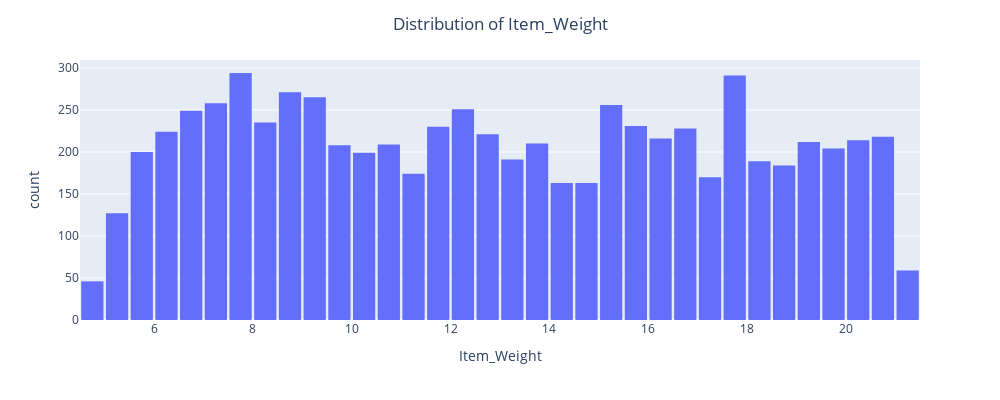
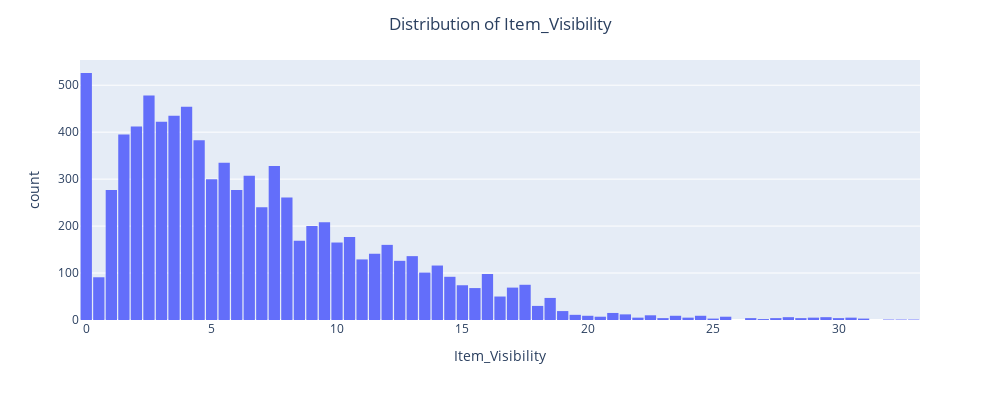
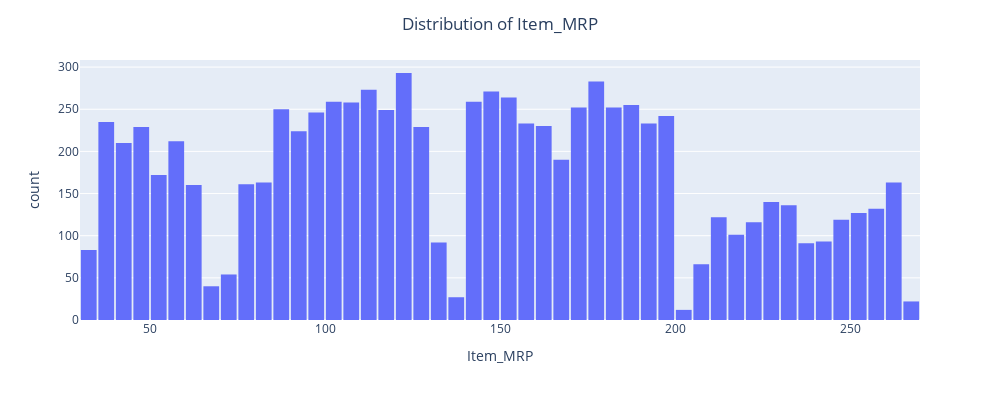
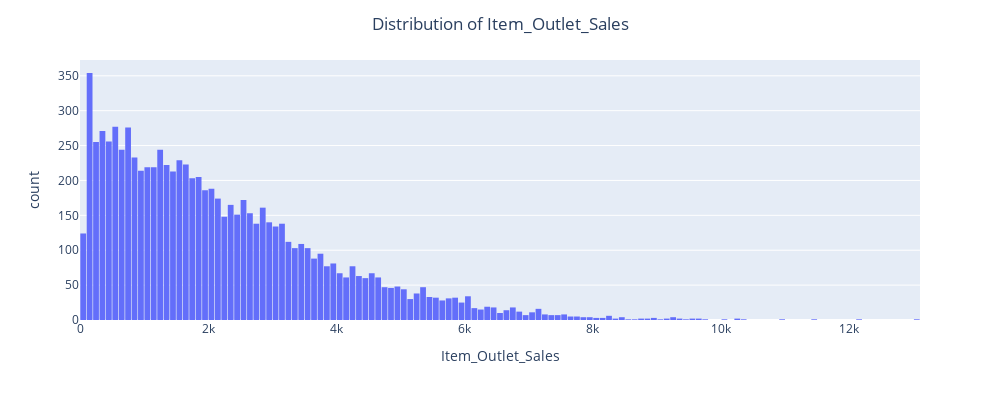

The notebook cell these images were saved under, in order:
### Code cell
for cols in num_cols:
    # Overall
    print(data[cols].describe())
    
    # Hist plot
    fig = px.histogram(data, 
                       x=cols)
    fig.update_layout(bargap=0.1,
                      title=dict(text='Distribution of {}'.format(cols),
                                 x=0.5),
                     height=400,
                     width=1000)
    fig.show()

### Figure 1 — Plotly figure (JSON) as saved in the notebook; plotly's stock layout.template omitted (floating-point values rounded to 4 significant figures; data arrays with more than 128 entries replaced by an {"elided": "..."} marker saying what was removed)
{"data": [{"alignmentgroup": "True", "bingroup": "x", "hovertemplate": "Item_Weight=%{x}<br>count=%{y}<extra></extra>", "legendgroup": "", "marker": {"color": "#636efa"}, "name": "", "offsetgroup": "", "orientation": "v", "showlegend": false, "type": "histogram", "x": {"elided": "8523 float values"}, "xaxis": "x", "yaxis": "y"}], "layout": {"bargap": 0.1, "barmode": "relative", "height": 400, "legend": {"tracegroupgap": 0}, "margin": {"t": 60}, "title": {"text": "Distribution of Item_Weight", "x": 0.5}, "width": 1000, "xaxis": {"anchor": "y", "domain": [0, 1], "title": {"text": "Item_Weight"}}, "yaxis": {"anchor": "x", "domain": [0, 1], "title": {"text": "count"}}}}

### Figure 2 — Plotly figure (JSON) as saved in the notebook; plotly's stock layout.template omitted (floating-point values rounded to 4 significant figures; data arrays with more than 128 entries replaced by an {"elided": "..."} marker saying what was removed)
{"data": [{"alignmentgroup": "True", "bingroup": "x", "hovertemplate": "Item_Visibility=%{x}<br>count=%{y}<extra></extra>", "legendgroup": "", "marker": {"color": "#636efa"}, "name": "", "offsetgroup": "", "orientation": "v", "showlegend": false, "type": "histogram", "x": {"elided": "8523 float values"}, "xaxis": "x", "yaxis": "y"}], "layout": {"bargap": 0.1, "barmode": "relative", "height": 400, "legend": {"tracegroupgap": 0}, "margin": {"t": 60}, "title": {"text": "Distribution of Item_Visibility", "x": 0.5}, "width": 1000, "xaxis": {"anchor": "y", "domain": [0, 1], "title": {"text": "Item_Visibility"}}, "yaxis": {"anchor": "x", "domain": [0, 1], "title": {"text": "count"}}}}

### Figure 3 — Plotly figure (JSON) as saved in the notebook; plotly's stock layout.template omitted (floating-point values rounded to 4 significant figures; data arrays with more than 128 entries replaced by an {"elided": "..."} marker saying what was removed)
{"data": [{"alignmentgroup": "True", "bingroup": "x", "hovertemplate": "Item_MRP=%{x}<br>count=%{y}<extra></extra>", "legendgroup": "", "marker": {"color": "#636efa"}, "name": "", "offsetgroup": "", "orientation": "v", "showlegend": false, "type": "histogram", "x": {"elided": "8523 float values"}, "xaxis": "x", "yaxis": "y"}], "layout": {"bargap": 0.1, "barmode": "relative", "height": 400, "legend": {"tracegroupgap": 0}, "margin": {"t": 60}, "title": {"text": "Distribution of Item_MRP", "x": 0.5}, "width": 1000, "xaxis": {"anchor": "y", "domain": [0, 1], "title": {"text": "Item_MRP"}}, "yaxis": {"anchor": "x", "domain": [0, 1], "title": {"text": "count"}}}}

### Figure 4 — Plotly figure (JSON) as saved in the notebook; plotly's stock layout.template omitted (floating-point values rounded to 4 significant figures; data arrays with more than 128 entries replaced by an {"elided": "..."} marker saying what was removed)
{"data": [{"alignmentgroup": "True", "bingroup": "x", "hovertemplate": "Item_Outlet_Sales=%{x}<br>count=%{y}<extra></extra>", "legendgroup": "", "marker": {"color": "#636efa"}, "name": "", "offsetgroup": "", "orientation": "v", "showlegend": false, "type": "histogram", "x": {"elided": "8523 float values"}, "xaxis": "x", "yaxis": "y"}], "layout": {"bargap": 0.1, "barmode": "relative", "height": 400, "legend": {"tracegroupgap": 0}, "margin": {"t": 60}, "title": {"text": "Distribution of Item_Outlet_Sales", "x": 0.5}, "width": 1000, "xaxis": {"anchor": "y", "domain": [0, 1], "title": {"text": "Item_Outlet_Sales"}}, "yaxis": {"anchor": "x", "domain": [0, 1], "title": {"text": "count"}}}}
